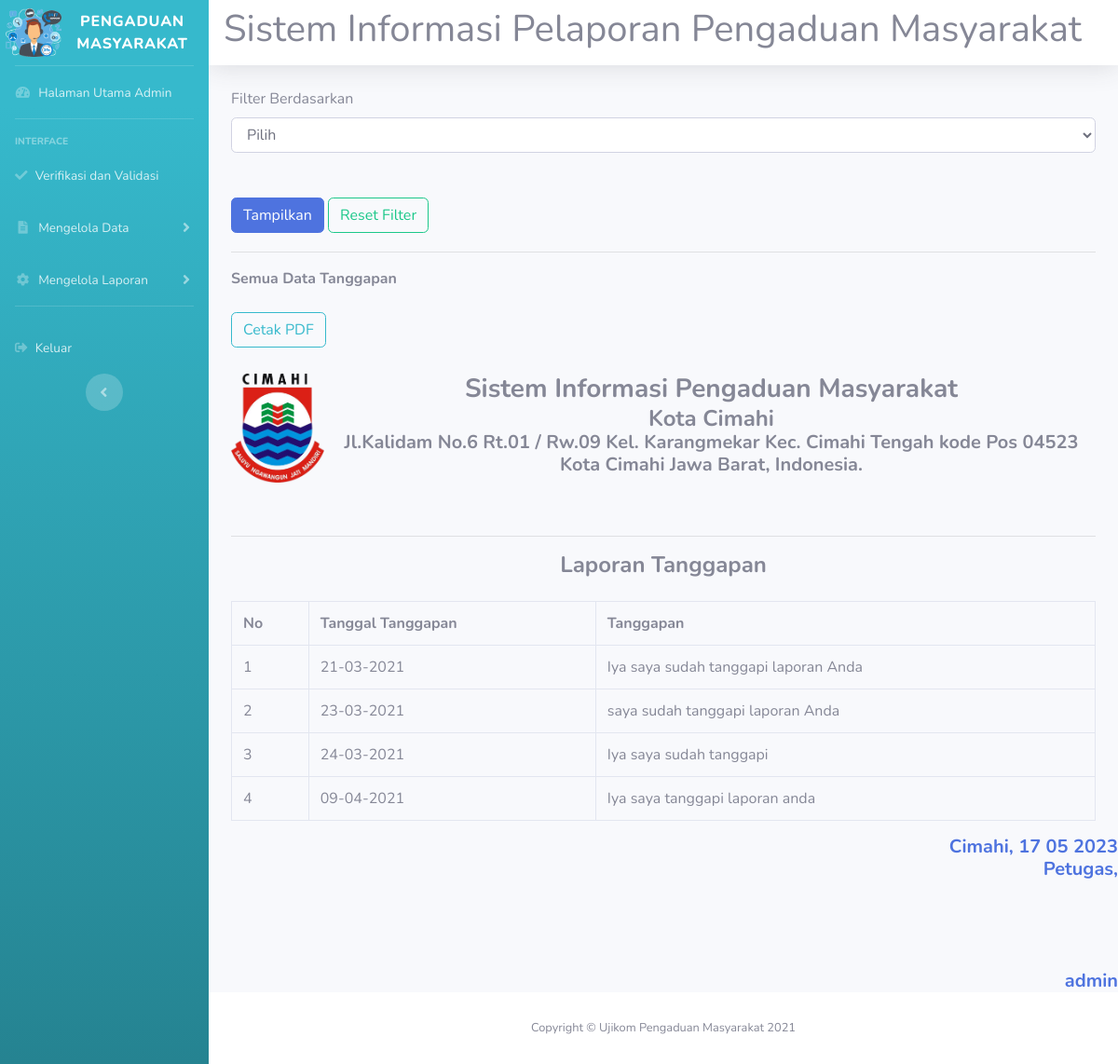
Screenshot of /aplikasi_pengaduanmasyarakat/admin/rifki_report_tanggapan.php with the database file from the repository.
### tables this page shows
CREATE TABLE `rifki_tanggapan` (
  `rifki_id_tanggapan` int(11) NOT NULL,
  `rifki_id_pengaduan` int(11) NOT NULL,
  `rifki_tgl_tanggapan` date NOT NULL,
  `rifki_tanggapan` text NOT NULL,
  `rifki_id_petugas` int(11) NOT NULL
);

### aplikasi_pengaduanmasyarakat/admin/rifki_report_tanggapan.php (the view, shortened to what this page needs)
<?php
include "../rifki_koneksi.php";
?>
<html>
<head>
  <link href="../vendor/fontawesome-free/css/all.min.css" rel="stylesheet" type="text/css">
  <link href="../css/sb-admin-2.min.css" rel="stylesheet">
   <link rel="stylesheet" href="../plugin/jquery-ui/jquery-ui.min.css" />
</head>
<body id="page-top">
  <div id="wrapper">
    <ul class="navbar-nav bg-gradient-info sidebar sidebar-dark accordion" id="accordionSidebar">
      <a class="sidebar-brand d-flex align-items-center justify-content-center" href="../rifki_admin.php">
        <img src="../img/admin.png" width="60px">
        <div class="sidebar-brand-text mx-3">Pengaduan Masyarakat</div>
      </a>
      <hr class="sidebar-divider my-0">
      <li class="nav-item">
        <a class="nav-link" href="../admin/rifki_admin.php">
          <i class="fas fa-fw fa-tachometer-alt"></i>
          <span>Halaman Utama Admin</span></a>
      </li>
      <hr class="sidebar-divider">
      <div class="sidebar-heading">
        Interface
      </div>
      <li class="nav-item">
        <a class="nav-link" href="rifki_admin.php?url=rifki_verifikasi">
          <i class="fas fa-check"></i>
          <span>Verifikasi dan Validasi</span></a>
      </li>
      <li class="nav-item">
        <a class="nav-link collapsed" href="#" data-toggle="collapse" data-target="#collapseTwo" aria-expanded="true" aria-controls="collapseTwo">
          <i class="fas fa-fw fa-file-alt"></i>
          <span>Mengelola Data</span>
        </a>
      </li>
      <li class="nav-item">
        <a class="nav-link collapsed" href="#" data-toggle="collapse" data-target="#collapseThree" aria-expanded="true" aria-controls="collapseThree">
          <i class="fas fa-fw fa-cog"></i>
          <span>Mengelola Laporan</span>
        </a>
      </li>
      <hr class="sidebar-divider d-none d-md-block">
      <li class="nav-item">
        <a class="nav-link" href="../rifki_logout2.php">
          <i class="fas fa-sign-out-alt"></i>
          <span>Keluar</span></a>
      </li>
      <div class="text-center d-none d-md-inline">
        <button class="rounded-circle border-0" id="sidebarToggle"></button>
      </div>
    </ul>
    <div id="content-wrapper" class="d-flex flex-column">
      <div id="content">
        <nav class="navbar navbar-expand navbar-light bg-white topbar mb-4 static-top shadow">
          <h1>Sistem Informasi Pelaporan Pengaduan Masyarakat</h1>
        </nav>
        <div class="container-fluid">
          <form method="get" action="">
        <label>Filter Berdasarkan</label><br>
        <select name="filter" id="filter" class="form-control">
            <option value="">Pilih</option>
        </select>
        <br /><br />
                <?php
                $query = "SELECT YEAR(rifki_tgl_tanggapan) AS tahun FROM rifki_tanggapan GROUP BY YEAR(rifki_tgl_tanggapan)";
                ?>
        <button type="submit" class="btn mb-1 btn-primary">Tampilkan</button>
        <a href="rifki_report_tanggapan.php" class="btn mb-1 btn-rounded btn-outline-success">Reset Filter</a>
    </form>
    <hr />
    <?php
    if(isset($_GET['filter']) && ! empty($_GET['filter'])){
        $filter = $_GET['filter'];
        if($filter == '1'){
            $tgl = date('d-m-y', strtotime($_GET['tanggal']));
            echo '<b>Data Tanggapan Tanggal '.$tgl.'</b><br /><br />';
            echo '<a href="rifki_printtanggapan.php?filter=1&tanggal='.$_GET['tanggal'].'" class="btn mb-1 btn-rounded btn-outline-info">Cetak PDF</a><br /><br />';
            $query = "SELECT * FROM rifki_tanggapan WHERE DATE(rifki_tgl_tanggapan)='".$_GET['tanggal']."'";
        }else if($filter == '2'){
            $nama_bulan = array('', 'Januari','Februari','Maret','April','Mei','Juni','Juli','Agustus','September','Oktober','November','Desember');
            echo '<b>Data Tanggapan Bulan '.$nama_bulan[$_GET['bulan']].' '.$_GET['tahun'].'</b><br /><br />';
            echo '<a href="rifki_printtanggapan.php?filter=2&bulan='.$_GET['bulan'].'&tahun='.$_GET['tahun'].'" class="btn mb-1 btn-rounded btn-outline-info">Cetak PDF</a><br /><br />';
            $query = "SELECT * FROM rifki_tanggapan WHERE MONTH(rifki_tgl_tanggapan)='".$_GET['bulan']."' AND YEAR(rifki_tgl_tanggapan)='".$_GET['tahun']."'";
        }else {
            echo '<b>Data Pengaduan Tahun '.$_GET['tahun'].'</b><br /><br />';
            echo '<a href="rifki_printtanggapan.php?filter=3&tahun='.$_GET['tahun'].'" class="btn mb-1 btn-rounded btn-outline-info">Cetak PDF</a><br /><br />';
            $query = "SELECT * FROM rifki_tanggapan WHERE YEAR(rifki_tgl_tanggapan)='".$_GET['tahun']."'";
            }
    }else{
        echo '<b>Semua Data Tanggapan</b><br /><br />';
        echo '<a href="rifki_printtanggapan.php" class="btn mb-1 btn-rounded btn-outline-info">Cetak PDF</a><br /><br />';
        $query = "SELECT * FROM rifki_tanggapan ORDER BY rifki_tgl_tanggapan";
    }
    ?>
    <table border='1' cellspacing="0" cellpadding='5' class="table table-bordered table-basic ">
      <img src="../img/logo_cimahi.png" width="100px" border="5" align="left">
      <h3 class="m-0 font-weight-bold text-secondary" align="center">Sistem Informasi Pengaduan Masyarakat</h3>
      <h4 class="m-0 font-weight-bold text-secondary" align="center">Kota Cimahi</h4>
      <h5 class="m-0 font-weight-bold text-secondary" align="center">Jl.Kalidam No.6 Rt.01 / Rw.09 Kel. Karangmekar Kec. Cimahi Tengah kode Pos 04523 Kota Cimahi Jawa Barat, Indonesia.</h5>
              <br><br><hr>
              <h4 class="m-0 font-weight-bold text-secondary" align="center">Laporan Tanggapan</h4>
              <br>
    <tr>
        <th>No</th>
        <th>Tanggal Tanggapan</th>
        <th>Tanggapan</th>
    </tr>
    <?php
    $no_urut = 0;
    $sql = mysqli_query($koneksi, $query);
    $row = mysqli_num_rows($sql);
    if($row > 0){
        while($data = mysqli_fetch_array($sql)){
            $tgl = date('d-m-Y', strtotime($data['rifki_tgl_tanggapan']));
            $no_urut++;
            echo "<tr>";
            echo "<td>".$no_urut."</td>";
            echo "<td>".$tgl."</td>";
            echo "<td>".$data['rifki_tanggapan']."</td>";
            echo "</tr>";
        }
    }else{
        echo "<tr><td colspan='5'>Data tidak ada</td></tr>";
    }
    ?>
    </table>
        </div>
        <h5 class="m-0 font-weight-bold text-primary" align="right">Cimahi, <?php echo date('d m Y'); ?></h5>
                <h5 class="m-0 font-weight-bold text-primary" align="right">Petugas, </h5>
                <br><br><br><br>
                <h5 class="m-0 font-weight-bold text-primary" align="right">admin</h5>
      </div>
      <footer class="sticky-footer bg-white">
        <div class="container my-auto">
          <div class="copyright text-center my-auto">
            <span>Copyright &copy; Ujikom Pengaduan Masyarakat 2021</span>
          </div>
        </div>
      </footer>
    </div>
  </div>
</body>
</html>

### rows the page displays
rifki_tanggapan: rifki_tgl_tanggapan "21-03-2021", rifki_tanggapan "Iya saya sudah tanggapi laporan Anda"
rifki_tanggapan: rifki_tgl_tanggapan "23-03-2021", rifki_tanggapan "saya sudah tanggapi laporan Anda"
rifki_tanggapan: rifki_tgl_tanggapan "24-03-2021", rifki_tanggapan "Iya saya sudah tanggapi"
rifki_tanggapan: rifki_tgl_tanggapan "09-04-2021", rifki_tanggapan "Iya saya tanggapi laporan anda"
